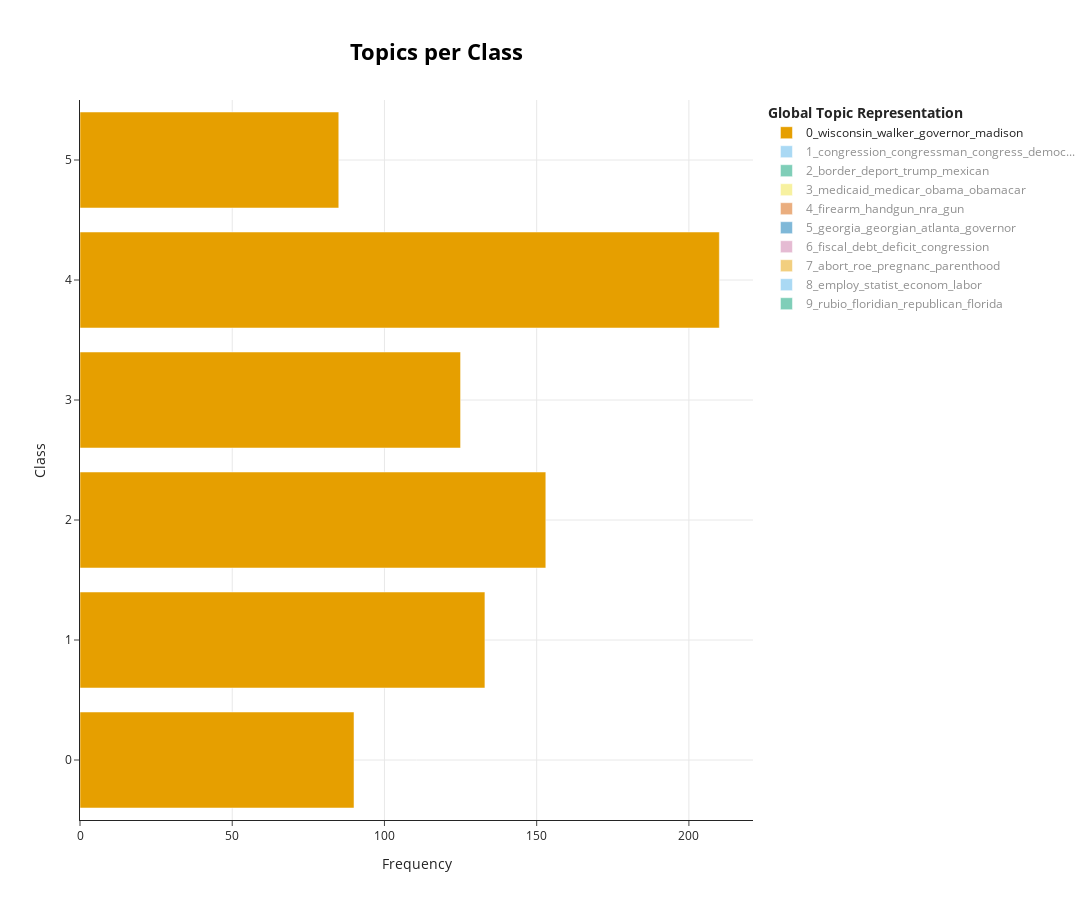

The code cell stored with this chart in its notebook:
### Markdown cell above
TODO: Manual Check & Merge Similar Topics

### Code cell
topics_per_class = topic_model.topics_per_class(clean_articles, classes=pf['target'])
topic_model.visualize_topics_per_class(topics_per_class, top_n_topics=10)

### Figure 1 — Plotly figure (JSON) as saved in the notebook; plotly's stock layout.template omitted (floating-point values rounded to 4 significant figures)
{"data": [{"hoverinfo": "text", "hovertext": ["<b>Topic 0</b><br>Words: wisconsin, governor, walker, madison, state", "<b>Topic 0</b><br>Words: governor, wisconsin, walker, madison, republican", "<b>Topic 0</b><br>Words: wisconsin, walker, governor, madison, democrat", "<b>Topic 0</b><br>Words: wisconsin, madison, governor, walker, democrat", "<b>Topic 0</b><br>Words: walker, governor, wisconsin, voter, madison", "<b>Topic 0</b><br>Words: wisconsin, madison, state, governor, walker"], "marker": {"color": "#E69F00"}, "name": "0_wisconsin_walker_governor_madison", "orientation": "h", "type": "bar", "visible": true, "x": [90, 133, 153, 125, 210, 85], "y": [0, 1, 2, 3, 4, 5]}, {"hoverinfo": "text", "hovertext": ["<b>Topic 1</b><br>Words: bipartisan, congression, republican, democrat, congress", "<b>Topic 1</b><br>Words: bipartisan, congressman, republican, congression, democrat", "<b>Topic 1</b><br>Words: democrat, congression, congress, republican, polit", "<b>Topic 1</b><br>Words: congression, congress, democrat, republican, vote", "<b>Topic 1</b><br>Words: congression, congressman, congress, polit, campaign", "<b>Topic 1</b><br>Words: congression, congress, congressman, bill, caucus"], "marker": {"color": "#56B4E9"}, "name": "1_congression_congressman_congress_democ...", "orientation": "h", "type": "bar", "visible": "legendonly", "x": [87, 99, 129, 105, 143, 45], "y": [0, 1, 2, 3, 4, 5]}, {"hoverinfo": "text", "hovertext": ["<b>Topic 2</b><br>Words: border, deport, paso, mexican, patrol", "<b>Topic 2</b><br>Words: border, deport, paso, citizenship, homeland", "<b>Topic 2</b><br>Words: border, deport, citizenship, homeland, paso", "<b>Topic 2</b><br>Words: border, deport, citizenship, obama, citizen", "<b>Topic 2</b><br>Words: border, wall, trump, politifact, deport", "<b>Topic 2</b><br>Words: border, deport, texa, govern, patrol"], "marker": {"color": "#009E73"}, "name": "2_border_deport_trump_mexican", "orientation": "h", "type": "bar", "visible": "legendonly", "x": [42, 102, 99, 116, 161, 53], "y": [0, 1, 2, 3, 4, 5]}, {"hoverinfo": "text", "hovertext": ["<b>Topic 3</b><br>Words: medicaid, medicar, reform, aca, health", "<b>Topic 3</b><br>Words: medicaid, medicar, reform, health, aca", "<b>Topic 3</b><br>Words: medicaid, medicar, obama, congress, congression", "<b>Topic 3</b><br>Words: medicaid, medicar, obama, reform, obamacar", "<b>Topic 3</b><br>Words: medicaid, medicar, reform, health, medic", "<b>Topic 3</b><br>Words: medicaid, medicar, obama, congression, reform"], "marker": {"color": "#F0E442"}, "name": "3_medicaid_medicar_obama_obamacar", "orientation": "h", "type": "bar", "visible": "legendonly", "x": [62, 85, 125, 125, 124, 51], "y": [0, 1, 2, 3, 4, 5]}, {"hoverinfo": "text", "hovertext": ["<b>Topic 4</b><br>Words: firearm, handgun, nra, gun, ar", "<b>Topic 4</b><br>Words: firearm, handgun, gun, nra, shooter", "<b>Topic 4</b><br>Words: firearm, handgun, nra, gun, ar", "<b>Topic 4</b><br>Words: firearm, handgun, nra, gun, shooter", "<b>Topic 4</b><br>Words: firearm, handgun, gun, nra, gunman", "<b>Topic 4</b><br>Words: firearm, nra, handgun, gun, gunman"], "marker": {"color": "#D55E00"}, "name": "4_firearm_handgun_nra_gun", "orientation": "h", "type": "bar", "visible": "legendonly", "x": [70, 117, 84, 104, 127, 51], "y": [0, 1, 2, 3, 4, 5]}, {"hoverinfo": "text", "hovertext": ["<b>Topic 5</b><br>Words: georgia, georgian, atlanta, governor, fulton", "<b>Topic 5</b><br>Words: georgia, georgian, atlanta, governor, fiscal", "<b>Topic 5</b><br>Words: georgia, georgian, atlanta, governor, state", "<b>Topic 5</b><br>Words: georgia, georgian, atlanta, governor, fulton", "<b>Topic 5</b><br>Words: georgia, voter, kemp, georgian, governor", "<b>Topic 5</b><br>Words: voter, ballot, georgia, governor, elect"], "marker": {"color": "#0072B2"}, "name": "5_georgia_georgian_atlanta_governor", "orientation": "h", "type": "bar", "visible": "legendonly", "x": [112, 102, 81, 119, 92, 44], "y": [0, 1, 2, 3, 4, 5]}, {"hoverinfo": "text", "hovertext": ["<b>Topic 6</b><br>Words: debt, congression, debtbi, fiscal, deficit", "<b>Topic 6</b><br>Words: debt, congression, fiscal, deficit, congress", "<b>Topic 6</b><br>Words: debt, fiscal, deficit, congression, congress", "<b>Topic 6</b><br>Words: debt, fiscal, congression, deficit, borrow", "<b>Topic 6</b><br>Words: debt, fiscal, congression, deficit, congress", "<b>Topic 6</b><br>Words: debt, fiscal, congression, deficit, congress"], "marker": {"color": "#CC79A7"}, "name": "6_fiscal_debt_deficit_congression", "orientation": "h", "type": "bar", "visible": "legendonly", "x": [77, 84, 56, 97, 65, 12], "y": [0, 1, 2, 3, 4, 5]}, {"hoverinfo": "text", "hovertext": ["<b>Topic 7</b><br>Words: abort, parenthood, pregnanc, roe, fetus", "<b>Topic 7</b><br>Words: abort, roe, pregnanc, parenthood, amend", "<b>Topic 7</b><br>Words: abort, roe, pregnanc, parenthood, law", "<b>Topic 7</b><br>Words: abort, roe, antiabort, pregnanc, prolif", "<b>Topic 7</b><br>Words: abort, parenthood, pregnanc, roe, fetus", "<b>Topic 7</b><br>Words: parenthood, pregnanc, fetus, abort, fetal"], "marker": {"color": "#E69F00"}, "name": "7_abort_roe_pregnanc_parenthood", "orientation": "h", "type": "bar", "visible": "legendonly", "x": [47, 61, 73, 64, 99, 32], "y": [0, 1, 2, 3, 4, 5]}, {"hoverinfo": "text", "hovertext": ["<b>Topic 8</b><br>Words: employ, statist, obama, labor, worker", "<b>Topic 8</b><br>Words: employ, statist, administr, obama, biden", "<b>Topic 8</b><br>Words: statist, employ, obama, econom, reagan", "<b>Topic 8</b><br>Words: econom, economi, employ, statist, economist", "<b>Topic 8</b><br>Words: statist, employ, econom, reagan, economi", "<b>Topic 8</b><br>Words: statist, employ, worker, labor, economist"], "marker": {"color": "#56B4E9"}, "name": "8_employ_statist_econom_labor", "orientation": "h", "type": "bar", "visible": "legendonly", "x": [54, 96, 49, 101, 61, 13], "y": [0, 1, 2, 3, 4, 5]}, {"hoverinfo": "text", "hovertext": ["<b>Topic 9</b><br>Words: rubio, floridian, republican, governor, voter", "<b>Topic 9</b><br>Words: rubio, republican, polit, governor, floridian", "<b>Topic 9</b><br>Words: florida, governor, republican, rubio, voter", "<b>Topic 9</b><br>Words: rubio, polit, campaign, republican, governor", "<b>Topic 9</b><br>Words: governor, voter, floridian, republican, rubio", "<b>Topic 9</b><br>Words: republican, governor, rubio, voter, campaign"], "marker": {"color": "#009E73"}, "name": "9_rubio_floridian_republican_florida", "orientation": "h", "type": "bar", "visible": "legendonly", "x": [57, 72, 75, 56, 72, 26], "y": [0, 1, 2, 3, 4, 5]}], "layout": {"height": 900, "hoverlabel": {"bgcolor": "white", "font": {"family": "Rockwell", "size": 16}}, "legend": {"title": {"text": "<b>Global Topic Representation"}}, "title": {"font": {"color": "Black", "size": 22}, "text": "<b>Topics per Class</b>", "x": 0.4, "xanchor": "center", "y": 0.95, "yanchor": "top"}, "width": 1250, "xaxis": {"showgrid": true, "title": {"text": "Frequency"}}, "yaxis": {"showgrid": true, "title": {"text": "Class"}}}}
